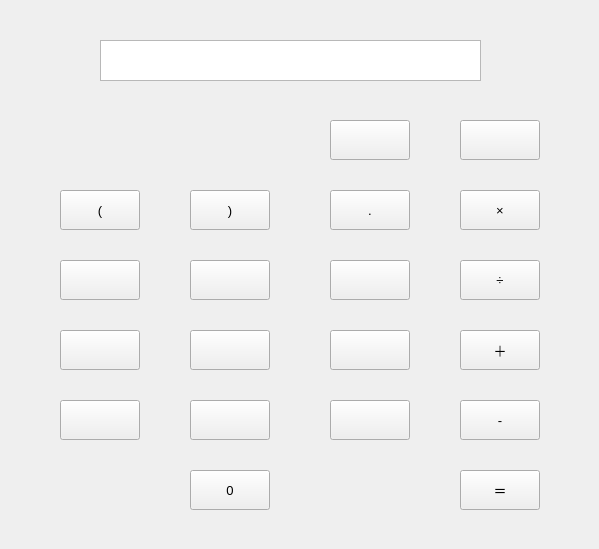
<?xml version="1.0" encoding="UTF-8"?>
<ui version="4.0">
 <class>jc_Widget</class>
 <widget class="QWidget" name="jc_Widget">
  <property name="geometry">
   <rect>
    <x>0</x>
    <y>0</y>
    <width>599</width>
    <height>549</height>
   </rect>
  </property>
  <property name="font">
   <font>
    <family>Arial</family>
    <pointsize>10</pointsize>
   </font>
  </property>
  <property name="windowTitle">
   <string>jc_Widget</string>
  </property>
  <property name="autoFillBackground">
   <bool>false</bool>
  </property>
  <property name="styleSheet">
   <string notr="true">background-image: url(:/image/big_background.png);
</string>
  </property>
  <widget class="QWidget" name="widget" native="true">
   <property name="geometry">
    <rect>
     <x>0</x>
     <y>0</y>
     <width>601</width>
     <height>551</height>
    </rect>
   </property>
   <property name="sizePolicy">
    <sizepolicy hsizetype="Preferred" vsizetype="Preferred">
     <horstretch>0</horstretch>
     <verstretch>0</verstretch>
    </sizepolicy>
   </property>
   <property name="styleSheet">
    <string notr="true">background-image: url(:/image/big_background.png);</string>
   </property>
   <widget class="QPushButton" name="btn_clear">
    <property name="geometry">
     <rect>
      <x>330</x>
      <y>120</y>
      <width>80</width>
      <height>40</height>
     </rect>
    </property>
    <property name="minimumSize">
     <size>
      <width>80</width>
      <height>40</height>
     </size>
    </property>
    <property name="maximumSize">
     <size>
      <width>80</width>
      <height>40</height>
     </size>
    </property>
    <property name="font">
     <font>
      <family>Arial</family>
      <pointsize>9</pointsize>
     </font>
    </property>
    <property name="styleSheet">
     <string notr="true">border-image: url(:/image/CE.png);</string>
    </property>
    <property name="text">
     <string/>
    </property>
   </widget>
   <widget class="QPushButton" name="btn_0">
    <property name="geometry">
     <rect>
      <x>190</x>
      <y>470</y>
      <width>80</width>
      <height>40</height>
     </rect>
    </property>
    <property name="sizePolicy">
     <sizepolicy hsizetype="Preferred" vsizetype="Fixed">
      <horstretch>0</horstretch>
      <verstretch>0</verstretch>
     </sizepolicy>
    </property>
    <property name="minimumSize">
     <size>
      <width>80</width>
      <height>40</height>
     </size>
    </property>
    <property name="maximumSize">
     <size>
      <width>80</width>
      <height>40</height>
     </size>
    </property>
    <property name="baseSize">
     <size>
      <width>20</width>
      <height>0</height>
     </size>
    </property>
    <property name="styleSheet">
     <string notr="true"/>
    </property>
    <property name="text">
     <string>0</string>
    </property>
   </widget>
   <widget class="QPushButton" name="btn_leftk">
    <property name="geometry">
     <rect>
      <x>60</x>
      <y>190</y>
      <width>80</width>
      <height>40</height>
     </rect>
    </property>
    <property name="minimumSize">
     <size>
      <width>80</width>
      <height>40</height>
     </size>
    </property>
    <property name="maximumSize">
     <size>
      <width>80</width>
      <height>40</height>
     </size>
    </property>
    <property name="text">
     <string>(</string>
    </property>
   </widget>
   <widget class="QPushButton" name="btn_rightk">
    <property name="geometry">
     <rect>
      <x>190</x>
      <y>190</y>
      <width>80</width>
      <height>40</height>
     </rect>
    </property>
    <property name="minimumSize">
     <size>
      <width>80</width>
      <height>40</height>
     </size>
    </property>
    <property name="maximumSize">
     <size>
      <width>80</width>
      <height>40</height>
     </size>
    </property>
    <property name="text">
     <string>)</string>
    </property>
   </widget>
   <widget class="QPushButton" name="btn_backspace">
    <property name="geometry">
     <rect>
      <x>460</x>
      <y>120</y>
      <width>80</width>
      <height>40</height>
     </rect>
    </property>
    <property name="sizePolicy">
     <sizepolicy hsizetype="Preferred" vsizetype="Preferred">
      <horstretch>0</horstretch>
      <verstretch>0</verstretch>
     </sizepolicy>
    </property>
    <property name="minimumSize">
     <size>
      <width>80</width>
      <height>40</height>
     </size>
    </property>
    <property name="maximumSize">
     <size>
      <width>80</width>
      <height>40</height>
     </size>
    </property>
    <property name="styleSheet">
     <string notr="true">border-image: url(:/image/del.png);</string>
    </property>
    <property name="text">
     <string/>
    </property>
   </widget>
   <widget class="QPushButton" name="btn_7">
    <property name="geometry">
     <rect>
      <x>60</x>
      <y>260</y>
      <width>80</width>
      <height>40</height>
     </rect>
    </property>
    <property name="sizePolicy">
     <sizepolicy hsizetype="Preferred" vsizetype="Fixed">
      <horstretch>0</horstretch>
      <verstretch>0</verstretch>
     </sizepolicy>
    </property>
    <property name="minimumSize">
     <size>
      <width>80</width>
      <height>40</height>
     </size>
    </property>
    <property name="maximumSize">
     <size>
      <width>80</width>
      <height>40</height>
     </size>
    </property>
    <property name="baseSize">
     <size>
      <width>20</width>
      <height>0</height>
     </size>
    </property>
    <property name="styleSheet">
     <string notr="true">border-image: url(:/image/7.png);</string>
    </property>
    <property name="text">
     <string/>
    </property>
   </widget>
   <widget class="QPushButton" name="btn_8">
    <property name="geometry">
     <rect>
      <x>190</x>
      <y>260</y>
      <width>80</width>
      <height>40</height>
     </rect>
    </property>
    <property name="sizePolicy">
     <sizepolicy hsizetype="Preferred" vsizetype="Fixed">
      <horstretch>0</horstretch>
      <verstretch>0</verstretch>
     </sizepolicy>
    </property>
    <property name="minimumSize">
     <size>
      <width>80</width>
      <height>40</height>
     </size>
    </property>
    <property name="maximumSize">
     <size>
      <width>80</width>
      <height>40</height>
     </size>
    </property>
    <property name="baseSize">
     <size>
      <width>20</width>
      <height>0</height>
     </size>
    </property>
    <property name="styleSheet">
     <string notr="true">
border-image: url(:/image/8.png);</string>
    </property>
    <property name="text">
     <string/>
    </property>
   </widget>
   <widget class="QPushButton" name="btn_multS">
    <property name="geometry">
     <rect>
      <x>460</x>
      <y>190</y>
      <width>80</width>
      <height>40</height>
     </rect>
    </property>
    <property name="minimumSize">
     <size>
      <width>80</width>
      <height>40</height>
     </size>
    </property>
    <property name="maximumSize">
     <size>
      <width>80</width>
      <height>40</height>
     </size>
    </property>
    <property name="text">
     <string>×</string>
    </property>
   </widget>
   <widget class="QPushButton" name="btn_4">
    <property name="geometry">
     <rect>
      <x>60</x>
      <y>330</y>
      <width>80</width>
      <height>40</height>
     </rect>
    </property>
    <property name="sizePolicy">
     <sizepolicy hsizetype="Preferred" vsizetype="Fixed">
      <horstretch>0</horstretch>
      <verstretch>0</verstretch>
     </sizepolicy>
    </property>
    <property name="minimumSize">
     <size>
      <width>80</width>
      <height>40</height>
     </size>
    </property>
    <property name="maximumSize">
     <size>
      <width>80</width>
      <height>40</height>
     </size>
    </property>
    <property name="baseSize">
     <size>
      <width>20</width>
      <height>0</height>
     </size>
    </property>
    <property name="styleSheet">
     <string notr="true">
border-image: url(:/image/4.png);</string>
    </property>
    <property name="text">
     <string/>
    </property>
   </widget>
   <widget class="QPushButton" name="btn_divS">
    <property name="geometry">
     <rect>
      <x>460</x>
      <y>260</y>
      <width>80</width>
      <height>40</height>
     </rect>
    </property>
    <property name="sizePolicy">
     <sizepolicy hsizetype="Preferred" vsizetype="Preferred">
      <horstretch>0</horstretch>
      <verstretch>0</verstretch>
     </sizepolicy>
    </property>
    <property name="minimumSize">
     <size>
      <width>80</width>
      <height>40</height>
     </size>
    </property>
    <property name="maximumSize">
     <size>
      <width>80</width>
      <height>40</height>
     </size>
    </property>
    <property name="styleSheet">
     <string notr="true"/>
    </property>
    <property name="text">
     <string>÷</string>
    </property>
   </widget>
   <widget class="QPushButton" name="btn_5">
    <property name="geometry">
     <rect>
      <x>190</x>
      <y>330</y>
      <width>80</width>
      <height>40</height>
     </rect>
    </property>
    <property name="sizePolicy">
     <sizepolicy hsizetype="Preferred" vsizetype="Fixed">
      <horstretch>0</horstretch>
      <verstretch>0</verstretch>
     </sizepolicy>
    </property>
    <property name="minimumSize">
     <size>
      <width>80</width>
      <height>40</height>
     </size>
    </property>
    <property name="maximumSize">
     <size>
      <width>80</width>
      <height>40</height>
     </size>
    </property>
    <property name="baseSize">
     <size>
      <width>20</width>
      <height>0</height>
     </size>
    </property>
    <property name="styleSheet">
     <string notr="true">border-image: url(:/image/5.png);</string>
    </property>
    <property name="text">
     <string/>
    </property>
   </widget>
   <widget class="QPushButton" name="btn_6">
    <property name="geometry">
     <rect>
      <x>330</x>
      <y>330</y>
      <width>80</width>
      <height>40</height>
     </rect>
    </property>
    <property name="sizePolicy">
     <sizepolicy hsizetype="Preferred" vsizetype="Fixed">
      <horstretch>0</horstretch>
      <verstretch>0</verstretch>
     </sizepolicy>
    </property>
    <property name="minimumSize">
     <size>
      <width>80</width>
      <height>40</height>
     </size>
    </property>
    <property name="maximumSize">
     <size>
      <width>80</width>
      <height>40</height>
     </size>
    </property>
    <property name="baseSize">
     <size>
      <width>20</width>
      <height>0</height>
     </size>
    </property>
    <property name="styleSheet">
     <string notr="true">border-image: url(:/image/6.png);</string>
    </property>
    <property name="text">
     <string/>
    </property>
   </widget>
   <widget class="QPushButton" name="btn_1">
    <property name="geometry">
     <rect>
      <x>60</x>
      <y>400</y>
      <width>80</width>
      <height>40</height>
     </rect>
    </property>
    <property name="sizePolicy">
     <sizepolicy hsizetype="Preferred" vsizetype="Preferred">
      <horstretch>0</horstretch>
      <verstretch>0</verstretch>
     </sizepolicy>
    </property>
    <property name="minimumSize">
     <size>
      <width>80</width>
      <height>40</height>
     </size>
    </property>
    <property name="maximumSize">
     <size>
      <width>80</width>
      <height>40</height>
     </size>
    </property>
    <property name="baseSize">
     <size>
      <width>20</width>
      <height>0</height>
     </size>
    </property>
    <property name="styleSheet">
     <string notr="true">
border-image: url(:/image/1.png);</string>
    </property>
    <property name="text">
     <string/>
    </property>
   </widget>
   <widget class="QPushButton" name="btn_andS">
    <property name="geometry">
     <rect>
      <x>460</x>
      <y>330</y>
      <width>80</width>
      <height>40</height>
     </rect>
    </property>
    <property name="sizePolicy">
     <sizepolicy hsizetype="Preferred" vsizetype="Preferred">
      <horstretch>0</horstretch>
      <verstretch>0</verstretch>
     </sizepolicy>
    </property>
    <property name="minimumSize">
     <size>
      <width>80</width>
      <height>40</height>
     </size>
    </property>
    <property name="maximumSize">
     <size>
      <width>80</width>
      <height>40</height>
     </size>
    </property>
    <property name="text">
     <string>＋</string>
    </property>
   </widget>
   <widget class="QPushButton" name="btn_2">
    <property name="geometry">
     <rect>
      <x>190</x>
      <y>400</y>
      <width>80</width>
      <height>40</height>
     </rect>
    </property>
    <property name="sizePolicy">
     <sizepolicy hsizetype="Preferred" vsizetype="Fixed">
      <horstretch>0</horstretch>
      <verstretch>0</verstretch>
     </sizepolicy>
    </property>
    <property name="minimumSize">
     <size>
      <width>80</width>
      <height>40</height>
     </size>
    </property>
    <property name="maximumSize">
     <size>
      <width>80</width>
      <height>40</height>
     </size>
    </property>
    <property name="baseSize">
     <size>
      <width>20</width>
      <height>0</height>
     </size>
    </property>
    <property name="styleSheet">
     <string notr="true">border-image: url(:/image/2.png);</string>
    </property>
    <property name="text">
     <string/>
    </property>
   </widget>
   <widget class="QPushButton" name="btn_subS">
    <property name="geometry">
     <rect>
      <x>460</x>
      <y>400</y>
      <width>80</width>
      <height>40</height>
     </rect>
    </property>
    <property name="sizePolicy">
     <sizepolicy hsizetype="Preferred" vsizetype="Fixed">
      <horstretch>0</horstretch>
      <verstretch>0</verstretch>
     </sizepolicy>
    </property>
    <property name="minimumSize">
     <size>
      <width>80</width>
      <height>40</height>
     </size>
    </property>
    <property name="maximumSize">
     <size>
      <width>80</width>
      <height>40</height>
     </size>
    </property>
    <property name="text">
     <string>-</string>
    </property>
   </widget>
   <widget class="QPushButton" name="btn_3">
    <property name="geometry">
     <rect>
      <x>330</x>
      <y>400</y>
      <width>80</width>
      <height>40</height>
     </rect>
    </property>
    <property name="sizePolicy">
     <sizepolicy hsizetype="Preferred" vsizetype="Fixed">
      <horstretch>0</horstretch>
      <verstretch>0</verstretch>
     </sizepolicy>
    </property>
    <property name="minimumSize">
     <size>
      <width>80</width>
      <height>40</height>
     </size>
    </property>
    <property name="maximumSize">
     <size>
      <width>80</width>
      <height>40</height>
     </size>
    </property>
    <property name="baseSize">
     <size>
      <width>0</width>
      <height>0</height>
     </size>
    </property>
    <property name="styleSheet">
     <string notr="true">border-image: url(:/Image/3a.png);
border-image: url(:/image/3a.png);</string>
    </property>
    <property name="text">
     <string/>
    </property>
   </widget>
   <widget class="QPushButton" name="btn_9">
    <property name="geometry">
     <rect>
      <x>330</x>
      <y>260</y>
      <width>80</width>
      <height>40</height>
     </rect>
    </property>
    <property name="sizePolicy">
     <sizepolicy hsizetype="Preferred" vsizetype="Fixed">
      <horstretch>0</horstretch>
      <verstretch>0</verstretch>
     </sizepolicy>
    </property>
    <property name="minimumSize">
     <size>
      <width>80</width>
      <height>40</height>
     </size>
    </property>
    <property name="maximumSize">
     <size>
      <width>80</width>
      <height>40</height>
     </size>
    </property>
    <property name="baseSize">
     <size>
      <width>20</width>
      <height>0</height>
     </size>
    </property>
    <property name="styleSheet">
     <string notr="true">border-image: url(:/image/9.png);</string>
    </property>
    <property name="text">
     <string/>
    </property>
   </widget>
   <widget class="QPushButton" name="btn_point">
    <property name="geometry">
     <rect>
      <x>330</x>
      <y>190</y>
      <width>80</width>
      <height>40</height>
     </rect>
    </property>
    <property name="sizePolicy">
     <sizepolicy hsizetype="Preferred" vsizetype="Fixed">
      <horstretch>0</horstretch>
      <verstretch>0</verstretch>
     </sizepolicy>
    </property>
    <property name="minimumSize">
     <size>
      <width>80</width>
      <height>40</height>
     </size>
    </property>
    <property name="maximumSize">
     <size>
      <width>80</width>
      <height>40</height>
     </size>
    </property>
    <property name="baseSize">
     <size>
      <width>0</width>
      <height>0</height>
     </size>
    </property>
    <property name="styleSheet">
     <string notr="true"/>
    </property>
    <property name="text">
     <string>.</string>
    </property>
   </widget>
   <widget class="QPushButton" name="btn_equalS">
    <property name="geometry">
     <rect>
      <x>460</x>
      <y>470</y>
      <width>80</width>
      <height>40</height>
     </rect>
    </property>
    <property name="minimumSize">
     <size>
      <width>80</width>
      <height>40</height>
     </size>
    </property>
    <property name="maximumSize">
     <size>
      <width>80</width>
      <height>40</height>
     </size>
    </property>
    <property name="text">
     <string>＝</string>
    </property>
   </widget>
   <widget class="QTextEdit" name="textEdit">
    <property name="geometry">
     <rect>
      <x>100</x>
      <y>40</y>
      <width>381</width>
      <height>41</height>
     </rect>
    </property>
    <property name="minimumSize">
     <size>
      <width>200</width>
      <height>10</height>
     </size>
    </property>
    <property name="maximumSize">
     <size>
      <width>400</width>
      <height>50</height>
     </size>
    </property>
    <property name="readOnly">
     <bool>true</bool>
    </property>
   </widget>
  </widget>
 </widget>
 <layoutdefault spacing="6" margin="11"/>
 <resources/>
 <connections/>
</ui>
